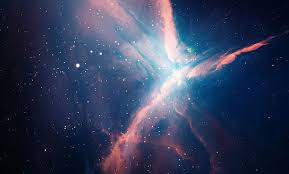
#> input picture image.jpeg, 289 x 174 px
$ python test1.py   (older library calls are emulated)
#> lines starting #> are read from the running program, lines starting #| are printed output that depends on the picture
### utils/grayImage.py
import cv2
import numpy as np
import matplotlib.image as mpimg
from PIL import Image


class GrayImage:

    @staticmethod
    def show_image_by_numpy(nums):
        """
        通过numpy 的数据展示图片
        :param nums:
        :return:
        """
        cv2.imshow('image', nums)
        cv2.waitKey(0)
        cv2.destroyAllWindows()

    @staticmethod
    def save_image(path, image):
        cv2.imwrite(path, image)

    # [12 lines left out: functions show_image_by_numpy_float, get_image, not called in this run]

    @staticmethod
    def get_gray_image(img):
        """
        获取灰度图片
        :param img:
        :return: numpy
        """
#> called with img = './image.jpeg'
        image = cv2.imread(img, cv2.IMREAD_GRAYSCALE)
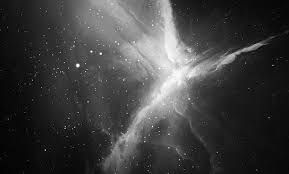
#> image: shape (174, 289); min 0, max 255, mean 62.8
        return image

    # [53 lines left out: functions get_y_channel_image, get_y_channel_image2, get_image_by_8_images_path, not called in this run]

### utils/grayCode.py
import numpy as np
from changeShape import ChangeShape

class GrayCode:

    @staticmethod
    def __encode(pixel):
        """
        将每一个像素点转化为格雷码
        :param pixel: 像素
        :return: 格雷码
        """
        bin_pixel = bin(pixel)
        # 转成8位二进制
        bin_pixel = ('00000000' + bin_pixel[2:])[-8:]
        # return int('0b' + bin_pixel, 2)
        result = ''
        for idx in range(len(bin_pixel) - 1, -1, -1):
            if idx != 0:
                temp = 1
                if bin_pixel[idx] == bin_pixel[idx - 1]:
                    temp = 0
                result = str(temp) + result
            else:
                result = bin_pixel[0] + result
        return int('0b' + result, 2)

    @staticmethod
    def __decode(pixel):
        bin_pixel = bin(pixel)
        # 转成8位二进制
        bin_pixel = ('00000000' + bin_pixel[2:])[-8:]
        # return int('0b' + bin_pixel, 2)
        result = ''
        for idx in range(len(bin_pixel)):
            if idx != 0:
                temp = 1
                if result[idx - 1] == bin_pixel[idx]:
                    temp = 0
                result += str(temp)
            else:
                result += bin_pixel[0]
        return int('0b' + result, 2)

    @staticmethod
    def encode_numpy(numpy):
        [rows, cols] = numpy.shape
#> rows = 174; cols = 289
        for i in range(rows):
            for j in range(cols):
                if len(bin(numpy[i][j])) != len(bin(GrayCode.__encode(numpy[i][j]))):
                    print(False)
                numpy[i][j] = GrayCode.__encode(numpy[i][j])
#> this loop made 174 passes
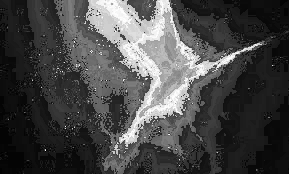
#> numpy: shape (174, 289); min 0, max 255, mean 71
        return numpy

    @staticmethod
    def decode_numpy(numpy):
        [rows, cols] = numpy.shape
        for i in range(rows):
            for j in range(cols):
                if len(bin(numpy[i][j])) != len(bin(GrayCode.__decode(numpy[i][j]))):
                    print(False)
                numpy[i][j] = GrayCode.__decode(numpy[i][j])
        return numpy

    @staticmethod
    def __encode28(pixel):
        """
        将每一个像素点转化为格雷码
        :param pixel: 像素
        :return: list 8 位格雷码
        """
        bin_pixel = bin(pixel)
        # 转成8位二进制
        bin_pixel = ('00000000' + bin_pixel[2:])[-8:]
        result = []
        for idx in range(len(bin_pixel) - 1, -1, -1):
            if idx != 0:
                temp = 1
                if bin_pixel[idx] == bin_pixel[idx - 1]:
                    temp = 0
                result.insert(0, temp)
            else:
                result.insert(0, int(bin_pixel[0]))
        return result

    @staticmethod
    def __decode8(numpy):
        """
        :param numpy: list 8 位格雷码
        :return: int
        """
        result = ''
        for idx in range(len(numpy)):
            # print(result)
            if idx != 0:
                temp = 1
                if result[idx - 1] == str(numpy[idx]):
                    temp = 0
                result += str(temp)
            else:
                result += str(numpy[0])
        return int('0b' + result, 2)

    @staticmethod
    def encode_numpy28(numpy):
        """

        :param numpy: rows * cols uint8
        :return: 8 * rows * cols
        """
        [rows, cols] = numpy.shape
        new_numpy = np.empty([rows, cols, 8], dtype=np.uint8)
        for i in range(rows):
            for j in range(cols):
                new_numpy[i][j] = np.array(GrayCode.__encode28(numpy[i][j]), dtype=np.uint8)
        new_numpy = ChangeShape.change_shape(new_numpy)
        return new_numpy

    @staticmethod
    def decode_numpy8(numpy):
        """

        :param numpy: rows * cols * 8
        :return: rows * cols uint8
        """
        numpy = ChangeShape.restore_shape(numpy)
        [rows, cols, nums] = numpy.shape
        new_numpy = np.empty([rows, cols], dtype=np.uint8)
        for i in range(rows):
            for j in range(cols):
                new_numpy[i][j] = GrayCode.__decode8(numpy[i][j])
        return new_numpy

### utils/changeShape.py
import numpy as np


class ChangeShape:
    @staticmethod
    def change_shape(numpy):
        [a, b, c] = numpy.shape
        new_numpy = np.empty([c, a, b])
        for i in range(8):
            new_numpy[i] = numpy[:, :, i]
#> (printed output is left out)
        return new_numpy

    @staticmethod
    def restore_shape(numpy):
        [a, b, c] = numpy.shape
        new_numpy = np.empty([b, c, a], dtype=np.uint8)
        for i in range(a):
            for j in range(b):
                for z in range(c):
                    new_numpy[j][z][i] = numpy[i][j][z]
        return new_numpy

### test1.py
from grayImage import GrayImage
from grayCode import GrayCode

image = GrayImage.get_gray_image('./image.jpeg')
# 只转格雷码
GrayImage.show_image_by_numpy(image)
image = GrayCode.encode_numpy(image)
GrayImage.show_image_by_numpy(image)
image = GrayCode.decode_numpy(image)
GrayImage.show_image_by_numpy(image)
# 转成8张格雷码
image = GrayCode.encode_numpy28(image)
print(image)
image = GrayCode.decode_numpy8(image)
GrayImage.show_image_by_numpy(image)
